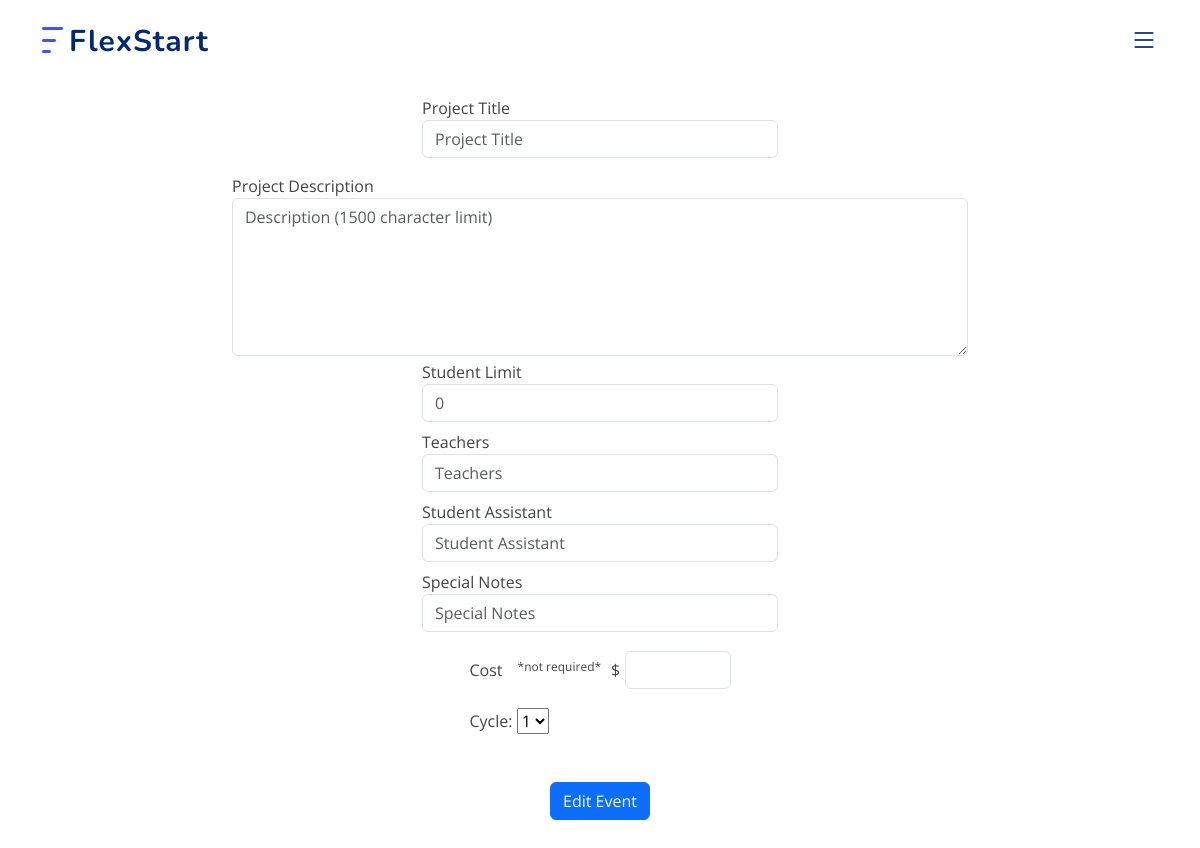
Before: /edit/project_wednesday?event_id=2 (signed in) with the older database file.
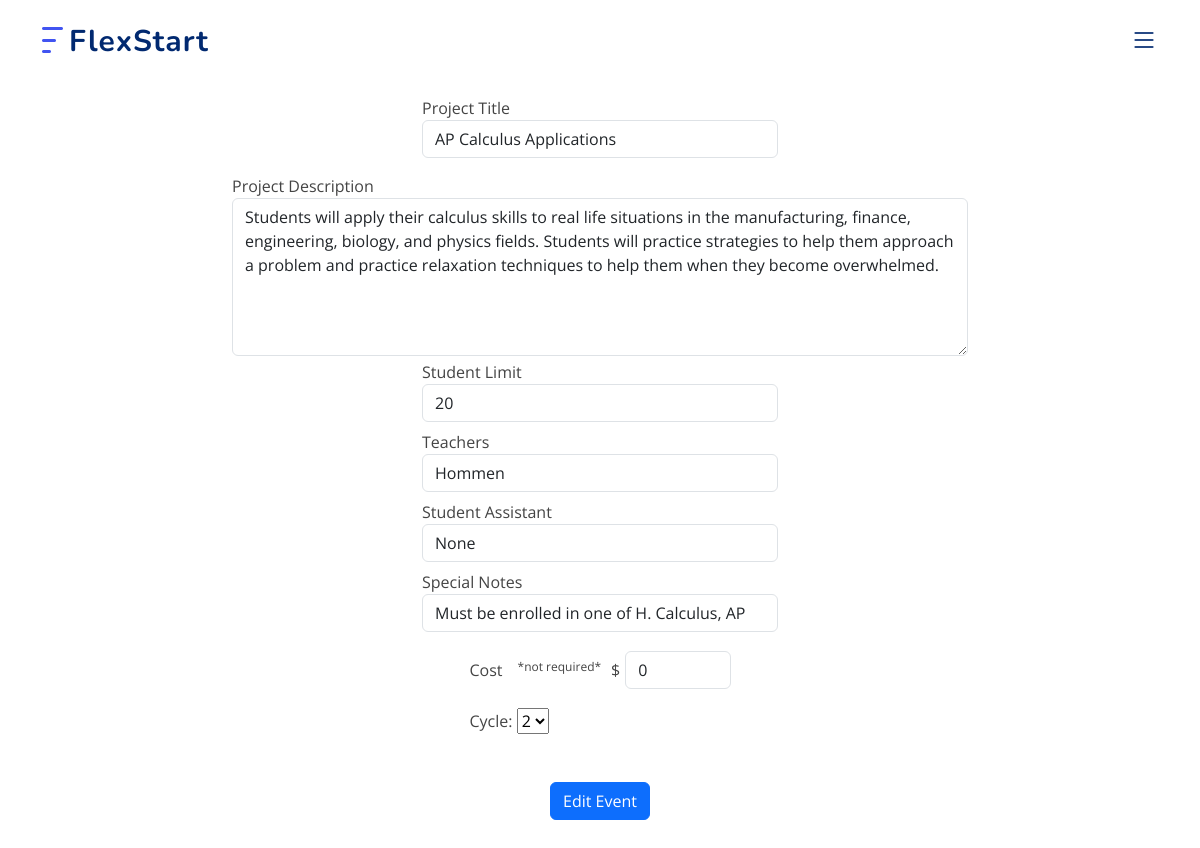
After: the same page with the newer database file.
### classes.py (models this page shows, shortened)
class Event(db.Model, UserMixin):
    id = db.Column(db.Integer, primary_key=True)
    creator_id = db.Column(db.Integer, db.ForeignKey('users.id'), nullable=False)
    name = db.Column(db.String(255), nullable=False, default='null')
    description = db.Column(db.Text, nullable=False, default='null')
    image = db.Column(db.LargeBinary, nullable=True)  # Allow image to be None
    image_b64 = db.Column(db.String(255), default='')
    student_limit = db.Column(db.Integer, nullable=False)
    participants = db.Column(JSON, default=load_joined_users)

class ProjectWednesday(Event):
    id = db.Column(db.Integer, db.ForeignKey('event.id'), primary_key=True, autoincrement=True)
    cycle_number = db.Column(db.Integer, default=1, nullable=False)
    cost = db.Column(db.String(50), default = '0', nullable = True)
    teachers = db.Column(db.String(100), default = '', nullable = False)
    student_assistant = db.Column(db.String(50), default = '', nullable = True)
    special_note = db.Column(db.String(50), default = '', nullable = True)

### app.py (the view)
@app.route('/edit/project_wednesday', methods=['GET', 'POST'])
@login_required
def edit_project_wednesday():
    if request.method == "GET":
        event_id = request.args.get("event_id")
        event = ProjectWednesday.query.get(int(event_id))
        return render_template('edit_pw.html',event=event)
    if request.method == 'POST':
        id = request.form.get('event_id')
        event = ProjectWednesday.query.get(int(id))
        process_project_data('edit',event)
        return redirect(url_for('edit'))

### app.py (called while the page is built)
@login_manager.user_loader
@login_manager.user_loader
def load_user(user_id):
    try:
        return User.query.get(int(user_id))  # Ensure this conversion happens only on valid data
    except (TypeError, ValueError):
        return None  # Return None gracefully for invalid or missing data

### templates/edit_pw.html (shortened to what this page needs)
{% extends "base.html"%}
{% set active_page = 'events' %}
{% block content %}
<div class="container rounded bg-white mt-5 mb-5">
    <form method="POST" action="/edit/project_wednesday">
    <div class="row mt-2">
        <div class="col"></div>
        <div class="col-md-4" style="justify-content:center;">
            <label class="labels">Project Title</label>
            <input type="text" name="name" class="form-control" placeholder="Project Title" value="{{ event.name }}">
        </div>
        <div class="col"></div>
    </div>
    <div class="row mt-3">
        <div class="col"></div>
        <div class="col-md-8" style="align-items:center">
            <label class="labels">Project Description</label>
            <textarea name="project_description" class="form-control" rows='6' cols='100' maxlength='500' placeholder="Description (1500 character limit)">{{ event.description }}</textarea>
        </div>
        <div class="col"></div>
    </div>
    <div class="row mt-1">
        <div class="col"></div>
        <div class="col-md-4" style="justify-content:center;">
            <label class="labels">Student Limit</label>
            <input type="number" name="student_limit" class="form-control" placeholder="0" value="{{ event.student_limit }}">
        </div>
        <div class="col"></div>
    </div>
    <div class="row mt-2">
        <div class="col"></div>
        <div class="col-md-4" style="justify-content:center;">
            <label class="labels">Teachers</label>
            <input type="text" name="teachers" class="form-control" placeholder="Teachers" value="{{ event.teachers }}">
        </div>
        <div class="col"></div>
    </div>
    <div class="row mt-2">
        <div class="col"></div>
        <div class="col-md-4" style="justify-content:center;">
            <label class="labels">Student Assistant</label>
            <input type="text" name="student_assistant" class="form-control" placeholder="Student Assistant" value="{{ event.student_assistant }}">
        </div>
        <div class="col"></div>
    </div>
    <div class="row mt-2">
        <div class="col"></div>
        <div class="col-md-4" style="justify-content:center;">
            <label class="labels">Special Notes</label>
            <input type="text" name="special_note" class="form-control" placeholder="Special Notes" value="{{ event.special_note }}">
        </div>
        <div class="col"></div>
    </div>
    <div class="row mt-3">
        <div class="col"></div>
        <div class="col-3" style="display: flex; align-items: center; white-space:nowrap;">
            <label class="labels" style="margin-right: 15px;">Cost</label>
            <p style='font-size:12px; margin-right:10px; padding-top:10px;'> *not required*</p>
            <span style="margin-right: 5px;">$</span>
            <input type="number" name="cost" class="form-control" min="0.00" value="{{event.cost}}" step=".01" oninput="this.value = parseFloat(this.value).toFixed(2);">
        </div>
        <div class="col"></div>
    </div>
    <div class="row mt-3">
        <div class="col"></div>
        <div class="col-3" style="align-items:center;">
            <label for="cycle">Cycle:</label>
            <select id="cycle_add" name="cycle">
                <option value="1" {% if event.cycle_number == 1 %}selected{% endif %}>1</option>
                <option value="2" {% if event.cycle_number == 2 %}selected{% endif %}>2</option>
            </select>
        </div>
        <div class="col"></div>
    </div>
        <div class="mt-5 text-center">
            <button type="submit" class="btn btn-primary profile-button" name="edit_button">Edit Event</button>
        </div>
    </form>
</div>
{% endblock %}

Changed rows visible on the page:
now on this page (row edited): Event: name "AP Calculus Applications", project_description "Students will apply their calculus skills to real life situations in the manufacturing, finance, engineering, biology, and physics fields. Students will practice strategies to help them approach a problem and practice relaxation techniques to help them when they become overwhelmed.", student_limit "20"
added ProjectWednesday: teachers "Hommen", student_assistant "None", special_note "Must be enrolled in one of H. Calculus, AP", cost "0", cycle "2"
Other visible differences:
form field cycle: "1" → (not shown)
